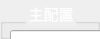
          <widget class="QWidget" name="page_5">
           <property name="geometry">
            <rect>
             <x>0</x>
             <y>0</y>
             <width>100</width>
             <height>30</height>
            </rect>
           </property>
           <attribute name="icon">
            <iconset resource="wcqt.qrc">
             <normaloff>:/icon/images/动物/熊猫头.png</normaloff>:/icon/images/动物/熊猫头.png</iconset>
           </attribute>
           <attribute name="label">
            <string>坐标系配置</string>
           </attribute>
           <layout class="QHBoxLayout" name="horizontalLayout_12">
            <property name="spacing">
             <number>0</number>
            </property>
            <property name="leftMargin">
             <number>0</number>
            </property>
            <property name="topMargin">
             <number>0</number>
            </property>
            <property name="rightMargin">
             <number>0</number>
            </property>
            <property name="bottomMargin">
             <number>0</number>
            </property>
            <item>
             <widget class="QGroupBox" name="groupBox_23">
              <property name="font">
               <font>
                <pointsize>11</pointsize>
               </font>
              </property>
              <property name="styleSheet">
               <string notr="true">background-image: url(:/bg/bg/g1.png);
color: rgb(255, 255, 255);</string>
              </property>
              <property name="title">
               <string>主配置</string>
              </property>
              <property name="alignment">
               <set>Qt::AlignCenter</set>
              </property>
              <widget class="QLineEdit" name="YAxis">
               <property name="geometry">
                <rect>
                 <x>170</x>
                 <y>30</y>
                 <width>141</width>
                 <height>26</height>
                </rect>
               </property>
               <property name="font">
                <font>
                 <pointsize>12</pointsize>
                </font>
               </property>
               <property name="styleSheet">
                <string notr="true"/>
               </property>
               <property name="text">
                <string>此处填入y轴</string>
               </property>
              </widget>
              <widget class="QLineEdit" name="XAxis">
               <property name="geometry">
                <rect>
                 <x>10</x>
                 <y>30</y>
                 <width>141</width>
                 <height>27</height>
                </rect>
               </property>
               <property name="font">
                <font>
                 <pointsize>12</pointsize>
                </font>
               </property>
               <property name="styleSheet">
                <string notr="true"/>
               </property>
               <property name="text">
                <string>此处填入x轴</string>
               </property>
              </widget>
             </widget>
            </item>
           </layout>
          </widget>
